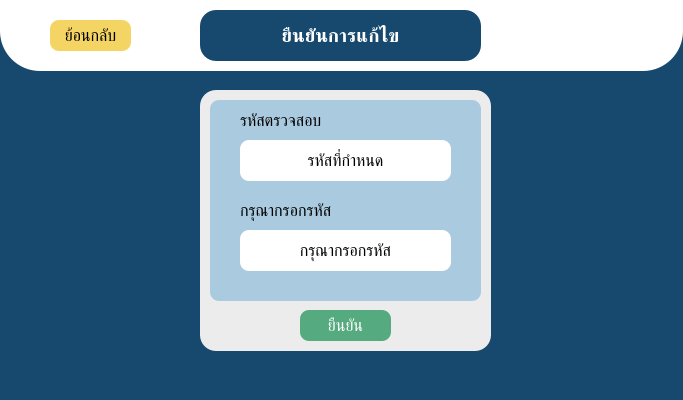
<?xml version="1.0" encoding="UTF-8"?>
<ui version="4.0">
 <class>encrypt_check</class>
 <widget class="QMainWindow" name="encrypt_check">
  <property name="geometry">
   <rect>
    <x>0</x>
    <y>0</y>
    <width>683</width>
    <height>400</height>
   </rect>
  </property>
  <property name="windowTitle">
   <string>ยืนยันการแก้ไข</string>
  </property>
  <property name="styleSheet">
   <string notr="true">
background-color: rgb(23, 73, 110);</string>
  </property>
  <widget class="QWidget" name="centralwidget">
   <widget class="QFrame" name="frame">
    <property name="geometry">
     <rect>
      <x>0</x>
      <y>-60</y>
      <width>683</width>
      <height>131</height>
     </rect>
    </property>
    <property name="styleSheet">
     <string notr="true">border-radius: 40px;
background-color: rgb(255, 255, 255);</string>
    </property>
    <property name="frameShape">
     <enum>QFrame::StyledPanel</enum>
    </property>
    <property name="frameShadow">
     <enum>QFrame::Raised</enum>
    </property>
    <widget class="QLabel" name="label">
     <property name="geometry">
      <rect>
       <x>200</x>
       <y>70</y>
       <width>281</width>
       <height>51</height>
      </rect>
     </property>
     <property name="font">
      <font>
       <pointsize>14</pointsize>
       <weight>75</weight>
       <bold>true</bold>
      </font>
     </property>
     <property name="styleSheet">
      <string notr="true">border-radius: 16px;
color: rgb(255, 255, 255);
background-color: rgb(23, 73, 110);</string>
     </property>
     <property name="frameShape">
      <enum>QFrame::Box</enum>
     </property>
     <property name="lineWidth">
      <number>1</number>
     </property>
     <property name="text">
      <string>ยืนยันการแก้ไข</string>
     </property>
     <property name="textFormat">
      <enum>Qt::AutoText</enum>
     </property>
     <property name="scaledContents">
      <bool>false</bool>
     </property>
     <property name="alignment">
      <set>Qt::AlignCenter</set>
     </property>
     <property name="wordWrap">
      <bool>true</bool>
     </property>
    </widget>
    <widget class="QPushButton" name="add_back_pushButton">
     <property name="geometry">
      <rect>
       <x>50</x>
       <y>80</y>
       <width>81</width>
       <height>31</height>
      </rect>
     </property>
     <property name="font">
      <font>
       <pointsize>12</pointsize>
      </font>
     </property>
     <property name="styleSheet">
      <string notr="true">border-radius: 9px;
color: rgb(0, 0, 0);
background-color: rgb(244, 212, 99);</string>
     </property>
     <property name="text">
      <string>ย้อนกลับ</string>
     </property>
    </widget>
   </widget>
   <widget class="QFrame" name="frame_2">
    <property name="geometry">
     <rect>
      <x>200</x>
      <y>90</y>
      <width>291</width>
      <height>261</height>
     </rect>
    </property>
    <property name="styleSheet">
     <string notr="true">border-radius: 16px;
background-color: rgb(236, 236, 236);</string>
    </property>
    <property name="frameShape">
     <enum>QFrame::StyledPanel</enum>
    </property>
    <property name="frameShadow">
     <enum>QFrame::Raised</enum>
    </property>
    <widget class="QFrame" name="frame_3">
     <property name="geometry">
      <rect>
       <x>10</x>
       <y>10</y>
       <width>271</width>
       <height>201</height>
      </rect>
     </property>
     <property name="styleSheet">
      <string notr="true">border-radius: 9px;
background-color: rgb(170, 203, 223);</string>
     </property>
     <property name="frameShape">
      <enum>QFrame::StyledPanel</enum>
     </property>
     <property name="frameShadow">
      <enum>QFrame::Raised</enum>
     </property>
     <widget class="QLabel" name="set_code_label">
      <property name="geometry">
       <rect>
        <x>30</x>
        <y>10</y>
        <width>191</width>
        <height>21</height>
       </rect>
      </property>
      <property name="font">
       <font>
        <pointsize>12</pointsize>
       </font>
      </property>
      <property name="text">
       <string>รหัสตรวจสอบ</string>
      </property>
     </widget>
     <widget class="QLabel" name="label_2">
      <property name="geometry">
       <rect>
        <x>30</x>
        <y>40</y>
        <width>211</width>
        <height>41</height>
       </rect>
      </property>
      <property name="font">
       <font>
        <pointsize>12</pointsize>
        <weight>50</weight>
        <bold>false</bold>
       </font>
      </property>
      <property name="styleSheet">
       <string notr="true">border-radius: 9px;
color: rgb(0, 0, 0);
background-color: rgb(255, 255, 255);</string>
      </property>
      <property name="frameShape">
       <enum>QFrame::Box</enum>
      </property>
      <property name="lineWidth">
       <number>1</number>
      </property>
      <property name="text">
       <string>รหัสที่กำหนด</string>
      </property>
      <property name="textFormat">
       <enum>Qt::AutoText</enum>
      </property>
      <property name="scaledContents">
       <bool>false</bool>
      </property>
      <property name="alignment">
       <set>Qt::AlignCenter</set>
      </property>
      <property name="wordWrap">
       <bool>true</bool>
      </property>
     </widget>
     <widget class="QLabel" name="label_3">
      <property name="geometry">
       <rect>
        <x>30</x>
        <y>130</y>
        <width>211</width>
        <height>41</height>
       </rect>
      </property>
      <property name="font">
       <font>
        <pointsize>12</pointsize>
        <weight>50</weight>
        <bold>false</bold>
       </font>
      </property>
      <property name="styleSheet">
       <string notr="true">border-radius: 9px;
color: rgb(0, 0, 0);
background-color: rgb(255, 255, 255);</string>
      </property>
      <property name="frameShape">
       <enum>QFrame::Box</enum>
      </property>
      <property name="lineWidth">
       <number>1</number>
      </property>
      <property name="text">
       <string>กรุณากรอกรหัส</string>
      </property>
      <property name="textFormat">
       <enum>Qt::AutoText</enum>
      </property>
      <property name="scaledContents">
       <bool>false</bool>
      </property>
      <property name="alignment">
       <set>Qt::AlignCenter</set>
      </property>
      <property name="wordWrap">
       <bool>true</bool>
      </property>
     </widget>
     <widget class="QLabel" name="drugName_label_2">
      <property name="geometry">
       <rect>
        <x>30</x>
        <y>100</y>
        <width>211</width>
        <height>21</height>
       </rect>
      </property>
      <property name="font">
       <font>
        <pointsize>12</pointsize>
       </font>
      </property>
      <property name="text">
       <string>กรุณากรอกรหัส</string>
      </property>
     </widget>
    </widget>
    <widget class="QPushButton" name="next_pushButton">
     <property name="geometry">
      <rect>
       <x>100</x>
       <y>220</y>
       <width>91</width>
       <height>31</height>
      </rect>
     </property>
     <property name="font">
      <font>
       <pointsize>12</pointsize>
      </font>
     </property>
     <property name="styleSheet">
      <string notr="true">border-radius: 9px;
color: rgb(255, 255, 255);
background-color: rgb(85, 170, 127);
</string>
     </property>
     <property name="text">
      <string>ยืนยัน</string>
     </property>
    </widget>
   </widget>
  </widget>
 </widget>
 <resources>
  <include location="../Resources/resources.qrc"/>
 </resources>
 <connections/>
</ui>
